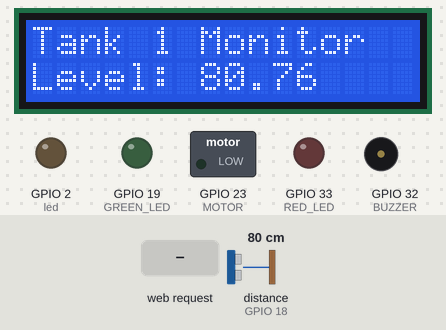
A sketch run on a simulated ESP32. On the bench: 16×2 character LCD, switched loads named in the sketch (green lamp = pin HIGH), output pins drawn as LEDs (lit = HIGH), buzzer (waves = sounding, pin HIGH). Wiring (inferred from the names in the program): ultrasonic range finder: trigger GPIO 5; echo GPIO 18. Inputs (shaded band) come from the test bench; at power-on: distance to the obstacle (sensor on GPIO 18) 80 cm. The echo pulse lasts 58.3 µs per cm; WiFi joins after 1.5 s; servers stay silent unless stated; uploads are accepted with an empty reply; pins used as bus, display or sensor lines are not drawn; what the sketch prints to the serial monitor is not drawn.

Above: at 2.9 s.
3.0 s: distance to the obstacle (sensor on GPIO 18) set to 33 cm
At 3.5 s:
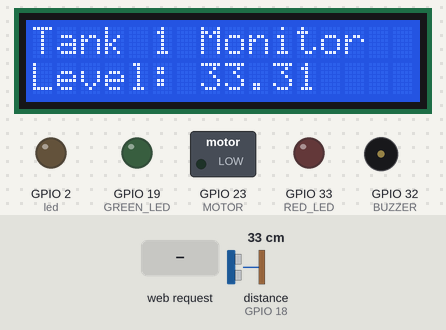
4.5 s: distance to the obstacle (sensor on GPIO 18) set to 27 cm
At 6.5 s:
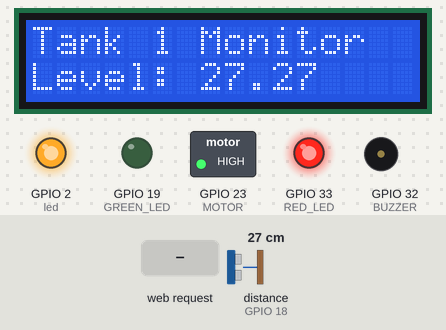
6.9 s: HTTP request GET /OFF received
At 8.6 s:
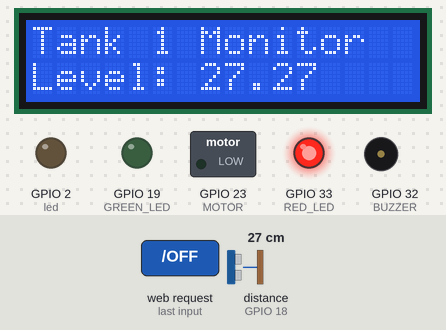
9.6 s: distance to the obstacle (sensor on GPIO 18) set to 95 cm
At 11.3 s:
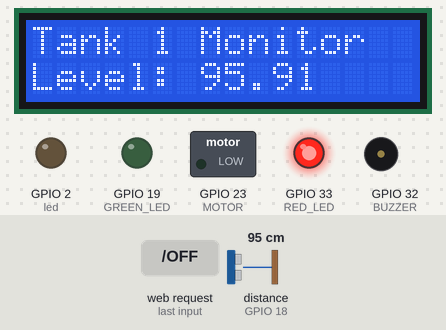
11.6 s: distance to the obstacle (sensor on GPIO 18) set to 102 cm
At 13.7 s:
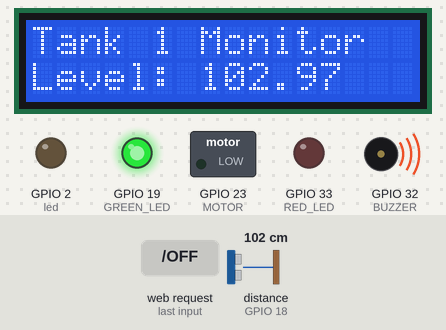
14.0 s: HTTP request GET /ON received
At 16.3 s:
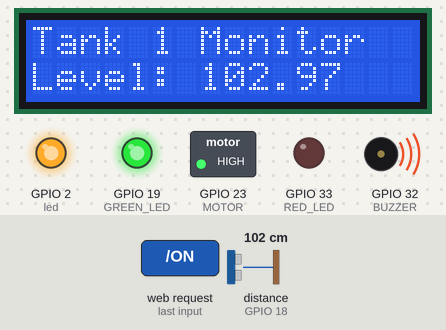
Timing chart, 0 to 17.7 s (numbered marks = the images above; inputs shaded):
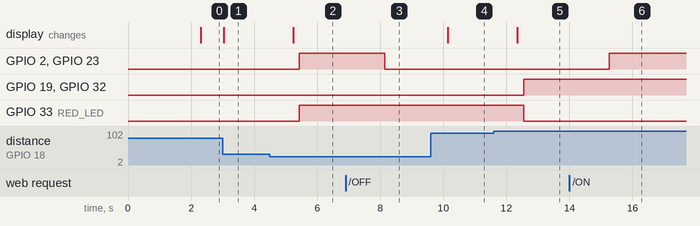

Measured:
- the behaviour switches between 30 and 29 cm on distance to the obstacle (sensor on GPIO 18) (found by bisection; images 1 and 2)
- the behaviour switches between 99 and 100 cm on distance to the obstacle (sensor on GPIO 18) (found by bisection; images 4 and 5)
- after the input at 3.0 s, the display: changes at once (image 1)
- after the input at 4.5 s, GPIO 2 (led), GPIO 23 (MOTOR), GPIO 33 (RED_LED): LOW → HIGH after 0.94 s; the display: changes after 0.74 s (image 2)
- after the input at 6.9 s, GPIO 2 (led), GPIO 23 (MOTOR): HIGH → LOW after 1.2 s
- after the input at 9.6 s, the display: changes after 0.54 s (image 4)
- after the input at 11.6 s, GPIO 19 (GREEN_LED), GPIO 32 (BUZZER): LOW → HIGH after 0.95 s; GPIO 33 (RED_LED): HIGH → LOW after 0.95 s; the display: changes after 0.75 s (image 5)
- after the input at 14.0 s, GPIO 2 (led), GPIO 23 (MOTOR): LOW → HIGH after 1.3 s

The sketch:

ESP32_Ultrasonic_LCD.ino
```cpp
/*
RED_LED CONFIGURED
 Program for water level monitoring with LCD and Ultrasonic sensor
 */
//LIBRARY CONFIGURATION
#include <LiquidCrystal_I2C.h>
#include <WiFi.h>
#include <HTTPClient.h>
#include <WiFi.h>
#include <WiFiClient.h>
#include <WebServer.h>
#include <ESPmDNS.h>

//PIN DECLARATION
#define TRIG_PIN 5   // ESP32 pin GIOP5 connected to Ultrasonic Sensor's TRIG pin
#define ECHO_PIN 18  // ESP32 pin GIOP18 connected to Ultrasonic Sensor's ECHO pin
#define RED_LED 33
#define GREEN_LED 19
#define BUZZER 32
#define MOTOR 23

const int led = 2;

float duration, distance;
const int TANKID = 1;
const int LOCATIONID = 1;
const int OWNERID = 1;

const char WIFI_SSID[] = "SIMBARASHE";
const char WIFI_PASSWORD[] = "01234567";

String HOST_NAME = "http://192.168.137.34";  // change to your PC's IP address
String PATH_NAME = "/Lab5/lab5/insert_waterlevel.php";
String queryString = "?TankID=1&LocationID=1&OwnerID=1&WaterLevel=2";

LiquidCrystal_I2C lcd(0x27, 16, 2);  // I2C address 0x27, 16 column and 2 rows
WebServer server(80);


void systm() {
  delay(500);  //record data every second
  //RUN SERVER
  server.handleClient();
  delay(2);  //allow the cpu to switch to other tasks

  //CONFIGURE ULTRASONIC
  digitalWrite(TRIG_PIN, HIGH);
  delayMicroseconds(10);  // generate 10-us pulse to TRIG pin
  digitalWrite(TRIG_PIN, LOW);
  duration = pulseIn(ECHO_PIN, HIGH);  // measure duration of pulse from ECHO pin
  // calculate the distance
  distance = 0.03463 / 2 * duration;  //speed of sound at 30 celcious around is 346.3m/s

  //CONFIGURE SYSTEM DISPLAY
  lcd.clear();
  lcd.setCursor(0, 0);  // start to print at the first row
  lcd.print("Tank 1 Monitor ");
  lcd.setCursor(0, 1);  // start to print at character 0, row 2
  lcd.print("Level: ");
  lcd.print(distance);
  //lcd.print("cm");

  //CONFIGURE DATABASE STORAGE
  HTTPClient http;
  String HOST_NAME1 = "http://192.168.137.34";  // change to your PC's IP address
  String PATH_NAME1 = "/Lab5/lab5/insert_waterlevel.php";
  String queryString1 = "?TankID=" + String(TANKID) + "&LocationID=" + String(LOCATIONID) + "&OwnerID=" + String(OWNERID) + "&WaterLevel=" + String(distance);

  http.begin(HOST_NAME1 + PATH_NAME1 + queryString1);  //HTTP
  int httpCode = http.GET();

  // httpCode will be negative on error
  if (httpCode > 0) {
    // file found at server
    if (httpCode == HTTP_CODE_OK) {
      String payload = http.getString();
      Serial.println(payload);
    } else {
      // HTTP header has been send and Server response header has been handled
      Serial.printf("[HTTP] GET... code: %d\n", httpCode);
    }
  } else {
    Serial.printf("[HTTP] GET... failed, error: %s\n", http.errorToString(httpCode).c_str());
  }

  http.end();
}


void handleRoot() {
  while (1) {
    systm();
    //CONFIGURE DEFAULT AUTOMATIC SYSTEM
    if (distance <= 15) {            //minimum water level 15cm
      digitalWrite(RED_LED, HIGH);   // turn RED RED_RED_LED ON
      digitalWrite(GREEN_LED, LOW);  //normal operation
      digitalWrite(BUZZER, LOW);     // turn OFF BUZZER as active low
      digitalWrite(MOTOR, HIGH);     // turn OFF MOTOR
      //digitalWrite(led, HIGH);    // turn OFF MOTOR
      digitalWrite(led, 1);
    }

    if (distance >= 100) {
      digitalWrite(RED_LED, LOW);  // turn RED_LED OFF
      digitalWrite(GREEN_LED, HIGH);
      digitalWrite(BUZZER, HIGH);  // turn BUZZER OFF
      digitalWrite(MOTOR, LOW);    // turn MOTOR OFF
      digitalWrite(led, 0);        // turn OFF MOTOR
    }
    server.send(200, "text/plain", "SYSTEM ON AUTO");
  }
}

void handleRoot2() {
  while (1) {
    systm();
    digitalWrite(MOTOR, HIGH);  // turn OFF MOTOR
    digitalWrite(led, HIGH);    // turn OFF MOTOR
    server.send(200, "text/plain", "MOTOR IS ON");
    if (distance <= 15) {            //minimum water level 15cm
      digitalWrite(RED_LED, HIGH);   // turn RED RED_RED_LED ON
      digitalWrite(GREEN_LED, LOW);  //normal operation
      digitalWrite(BUZZER, LOW);     // turn OFF BUZZER as active low
    }

    if (distance >= 100) {
      digitalWrite(RED_LED, LOW);  // turn RED_LED OFF
      digitalWrite(GREEN_LED, HIGH);
      digitalWrite(BUZZER, HIGH);  // turn BUZZER OFF
    }
  }
}
void handleRoot3() {
  while (1) {
    systm();
    digitalWrite(MOTOR, LOW);        // turn OFF MOTOR
    digitalWrite(led, 0);            // turn OFF MOTOR
    if (distance <= 15) {            //minimum water level 15cm
      digitalWrite(RED_LED, HIGH);   // turn RED RED_RED_LED ON
      digitalWrite(GREEN_LED, LOW);  //normal operation
      digitalWrite(BUZZER, LOW);     // turn OFF BUZZER as active low
    }

    if (distance >= 100) {
      digitalWrite(RED_LED, LOW);  // turn RED_LED OFF
      digitalWrite(GREEN_LED, HIGH);
      digitalWrite(BUZZER, HIGH);  // turn BUZZER OFF
    }
    server.send(200, "text/plain", "MOTOR IS ON");
  }
}

void setup() {
  Serial.begin(115200);

  lcd.init();                 // initialize the lcd
  lcd.backlight();            // open the backlight
  pinMode(TRIG_PIN, OUTPUT);  // config trigger pin to output mode
  pinMode(ECHO_PIN, INPUT);   // config echo pin to input mode
  pinMode(RED_LED, OUTPUT);
  pinMode(GREEN_LED, OUTPUT);
  pinMode(BUZZER, OUTPUT);
  pinMode(MOTOR, OUTPUT);

  // CONFIGURING WEBSERVER
  pinMode(led, OUTPUT);
  digitalWrite(led, 0);
  WiFi.mode(WIFI_STA);

  WiFi.begin(WIFI_SSID, WIFI_PASSWORD);
  Serial.println("Connecting");
  while (WiFi.status() != WL_CONNECTED) {
    delay(500);
    Serial.print(".");
  }

  Serial.println("");
  Serial.print("Connected to ");
  Serial.print("IP address: ");
  Serial.println(WiFi.localIP());

  if (MDNS.begin("esp32")) {
    Serial.println("MDNS responder started");
  }

  server.on("/AUTO", handleRoot);
  server.on("/ON", handleRoot2);
  server.on("/OFF", handleRoot3);
  server.begin();
  Serial.println("HTTP server started");

  //configuring HTTP
  HTTPClient http;

  http.begin(HOST_NAME + PATH_NAME);  //HTTP
  int httpCode = http.GET();

  // httpCode will be negative on error
  if (httpCode > 0) {
    // file found at server
    if (httpCode == HTTP_CODE_OK) {
      String payload = http.getString();
      //Serial.println(payload);
    } else {
      // HTTP header has been send and Server response header has been handled
      Serial.printf("[HTTP] GET... code: %d\n", httpCode);
    }
  } else {
    Serial.printf("[HTTP] GET... failed, error: %s\n", http.errorToString(httpCode).c_str());
  }

  http.end();
}

void loop() {
  systm();
  //CONFIGURE DEFAULT AUTOMATIC SYSTEM
  if (distance <= 30) {            //minimum water level 15cm
    digitalWrite(RED_LED, HIGH);   // turn RED RED_RED_LED ON
    digitalWrite(GREEN_LED, LOW);  //normal operation
    digitalWrite(BUZZER, LOW);     // turn OFF BUZZER as active low
    digitalWrite(MOTOR, HIGH);     // turn ON MOTOR
    digitalWrite(led, HIGH);       // turn ON MOTOR LED
  }
  //the tank is 120cm height
  if (distance >= 100) {
    digitalWrite(RED_LED, LOW);  // turn RED_LED OFF
    digitalWrite(GREEN_LED, HIGH);
    digitalWrite(BUZZER, HIGH);  // turn BUZZER OFF
    digitalWrite(MOTOR, LOW);    // turn MOTOR OFF
    digitalWrite(led, LOW);      // turn MOTOR LED OFF
  }
}
```
